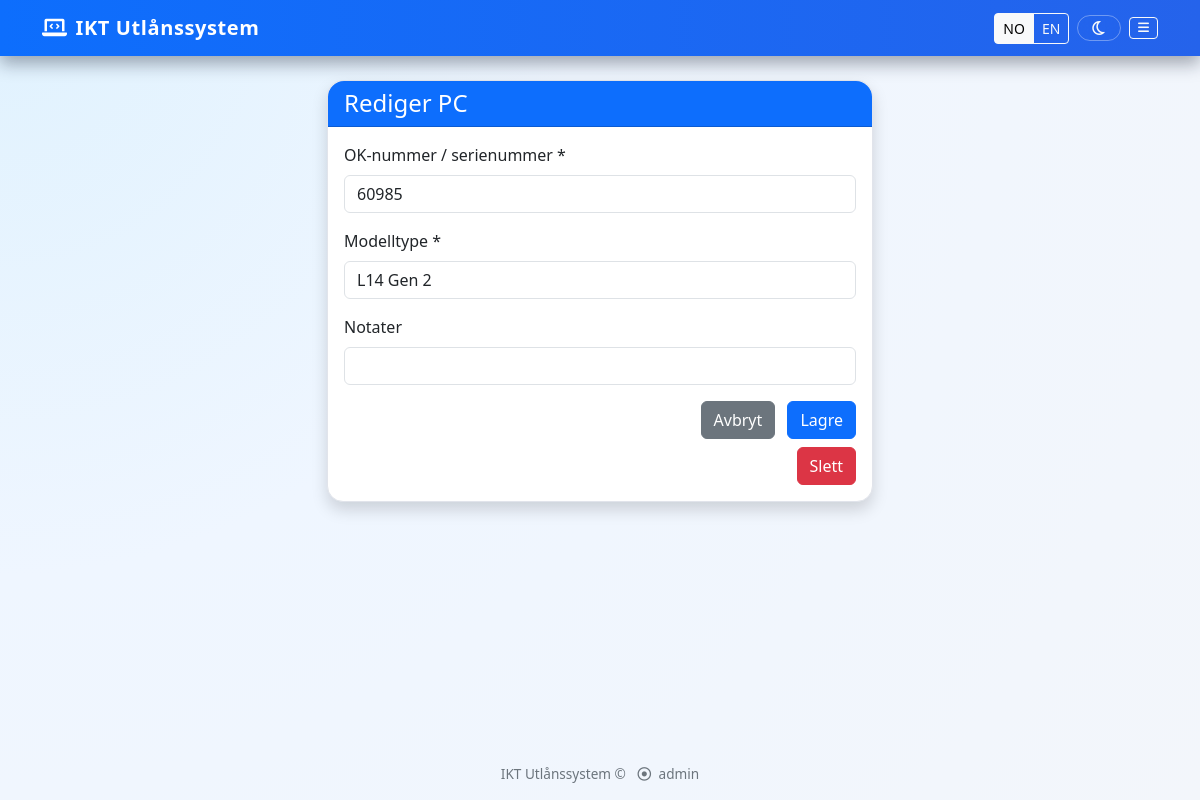
The page /pcs/1/edit (signed in) on the database as committed earlier.
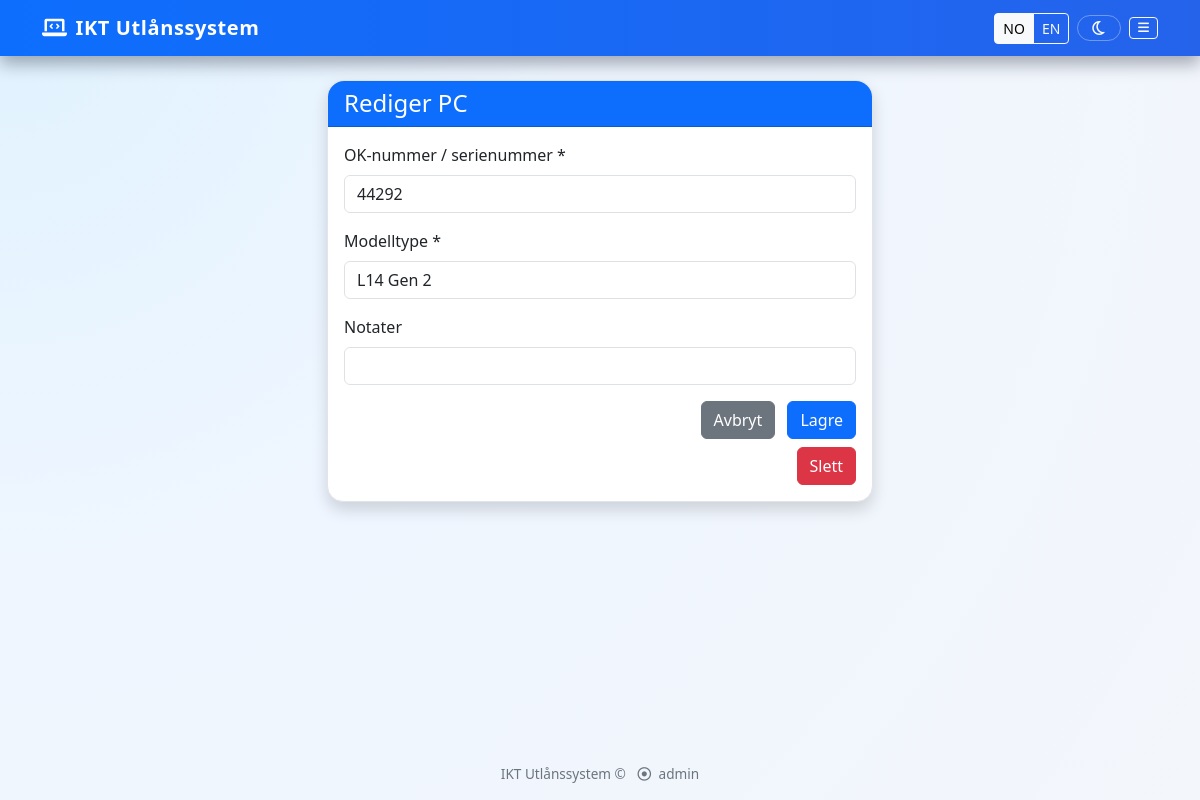
The same page on the database as committed later.
### app.py (models this page shows, shortened)
class PC(db.Model):
    __tablename__ = "pc"  # stabilt tabellnavn
    id = db.Column(db.Integer, primary_key=True)
    ok_number = db.Column(db.String(50), unique=True, nullable=False)
    model_type = db.Column(db.String(100), nullable=False)
    notes = db.Column(db.String(200))

### app.py (the view, shortened to what this page needs)
@app.route('/pcs/<int:pc_id>/edit', methods=['GET', 'POST'])
@login_required
@admin_required
def edit_pc(pc_id):
    pc = PC.query.get_or_404(pc_id)
    return render_template('edit_pc.html', pc=pc)

### app.py (called while the page is built)
def translate(text: str) -> str:
    lang = session.get("lang", "no")
    if lang == "en":
        return translations.get("en", {}).get(text, text)
    return text

def login_required(f):
    @wraps(f)
    def wrap(*args, **kwargs):
        if 'user_id' not in session:
            flash('Du må logge inn først.', 'danger')
            return redirect(url_for('login'))
        return f(*args, **kwargs)
    return wrap

def admin_required(f):
    @wraps(f)
    def wrap(*args, **kwargs):
        if not session.get('is_admin'):
            flash('Administrator-tilgang kreves.', 'danger')
            return redirect(url_for('dashboard'))
        return f(*args, **kwargs)
    return wrap

@app.context_processor
def inject_admin_flag():
    return {
        "is_admin": session.get("is_admin", False),
        "t": translate,
        "item_t": translate_item,
        "class_t": translate_class,  # 👈 use this in templates for loan.class_info
        "current_lang": session.get("lang", "no"),
    }

### templates/edit_pc.html (shortened to what this page needs)
{% extends "base.html" %}
{% block content %}
<div class="row justify-content-center">
  <div class="col-md-6">
    <div class="card shadow">
      <div class="card-header bg-primary text-white">
        <h4 class="mb-0">{{ t('Rediger PC') }}</h4>
      </div>
      <div class="card-body">
        <form method="post" action="{{ url_for('edit_pc', pc_id=pc.id) }}">
          <div class="mb-3">
            <label class="form-label">{{ t('OK-nummer / serienummer *') }}</label>
            <input type="text" class="form-control" name="ok_number"
                   value="{{ pc.ok_number }}" required>
          </div>
          <div class="mb-3">
            <label class="form-label">{{ t('Modelltype *') }}</label>
            <input type="text" class="form-control" name="model_type"
                   value="{{ pc.model_type }}" required>
          </div>
          <div class="mb-3">
            <label class="form-label">{{ t('Notater') }}</label>
            <input type="text" class="form-control" name="notes"
                   value="{{ pc.notes or '' }}">
          </div>
          <div class="text-end">
            <a href="{{ url_for('pc_inventory') }}" class="btn btn-secondary me-2">
              {{ t('Avbryt') }}
            </a>
            <button type="submit" class="btn btn-primary">
              {{ t('Lagre') }}
            </button>
          </div>
        </form>
        <form method="post"
              action="{{ url_for('delete_pc', pc_id=pc.id) }}"
              class="text-end mt-2"
              onsubmit="return confirm('{{ t('Er du sikker på at du vil slette denne PC-en?') }}');">
          <button type="submit" class="btn btn-danger">
            {{ t('Slett')}}
          </button>
        </form>
      </div>
    </div>
  </div>
</div>
{% endblock %}

Rows that differ between the two databases and show on the page:
changed PC "L14 Gen 2": ok_number "60985" → "44292"
